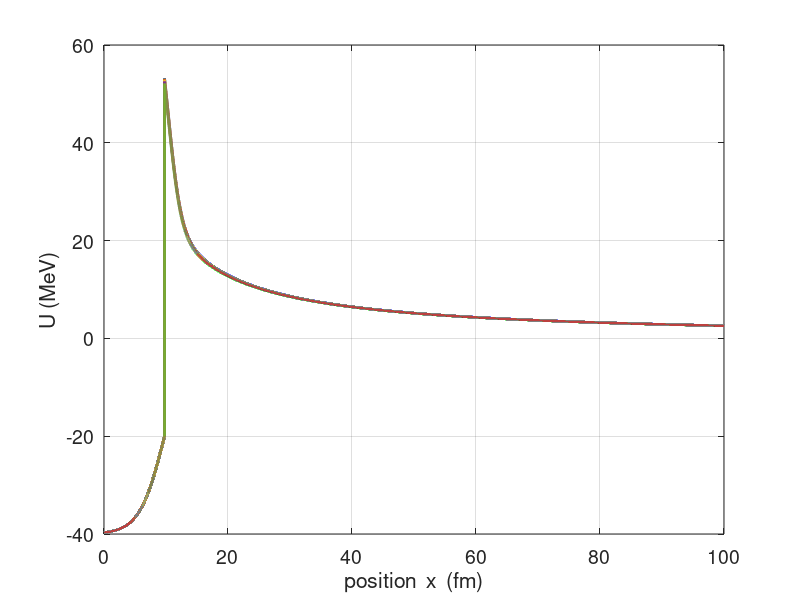

Reproduce this figure in MATLAB.
% se_alphaB1.m

% Solutions to [1D]time independent Schrodinger Equation
% Finite Difference Method: ALPHA DECAY
% Nuclear Potentials Models
% Ian Cooper
% School of Physics, University of Sydney
% email: ian.cooper@sydney.edu.au
% http://www.physics.usyd.edu.au/teach_res/mp/mphome.htm

close all
clear 
clc

% INPUTS ==============================================================
% Atomic number
Z = 92;
% Mass number
A = 238;
% Potential well depth: U0 > 0 [MeV]   
U0 = 40;
% Max radial coordinate [fm] 
xMax = 100;
% Number of x gris points (odd number)                 
N = 99009;                   


% CONSTANTS ===========================================================
   h = 6.62607004e-34;         % Planck constant [J.s]
   e = 1.602e-19;              % Fundamanetal charge [C]
   eps0 = 8.854187e-12;        % permittivity of free space [S.I. units]
   mA = 6.64465675e-27;        % mass of alpha particle [kg]
   
   
% SETUP ===============================================================
   Ese = 1e6*e;                         % Energy scaling factor  
   Lse = 1e-15;                         % Length scaling factor
   hbar = h/(2*pi);                     % hbar
   Cse = -hbar^2/(2*mA) / (Lse^2*Ese);  % Schrodinger Eq constant    
   k = 1/(4*pi*eps0);                   % Coulomb constant
   K = k*2*(Z-2)*e^2/(Ese*Lse);         % Cacluation constant
   R0 = 1.26 * (4^(1/3) + (A-4)^(1/3)); % Potential Well width
      
% Radial coodinates [fm]
   x = linspace(0, xMax,N);
   dx = x(2)-x(1);
% Potential [meV] 
   U = -U0 .* ones(1,N); 

   % Angular momentum quantum number L
figure(1)
set(gcf,'color',[1 1 1]);
set(gcf,'Units','Normalized') 
set(gcf,'Position',[0.1 0.1 0.3 0.4]) 
set(gca,'fontsize',14);

a = 2;
U =  -U0./(1+exp((x-R0)./a));   
for  L = 0:4  
  for n = 2:N
    if x(n) >  R0
      U(n) = K/x(n) + Cse*L*(L+1)/x(n)^2 + U0 / (1+ exp((x(n)-R0))/a);
    end
  end

  plot(x,U,'lineWidth',2)
  hold on
end

xlabel('position  x  (fm)','fontsize',14)
ylabel('U (MeV)','fontsize',14);
set(gca,'fontsize',14);
box on
grid on
